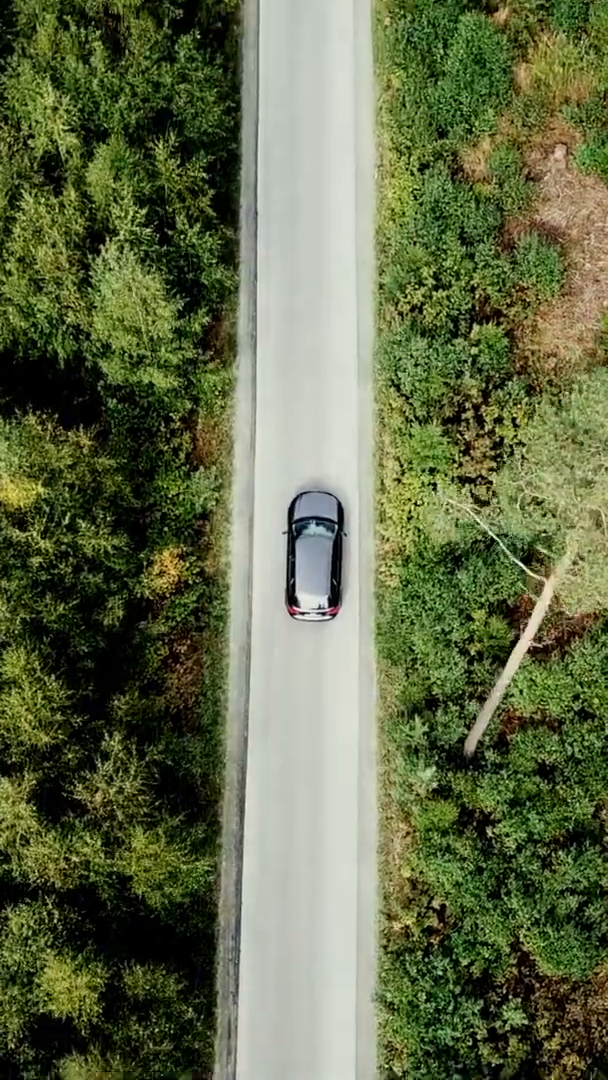
#> input picture frame 23 of videos/car overhead.mp4, 608 x 1080 px
$ python main.py
#> lines starting #> are read from the running program, lines starting #| are printed output that depends on the picture
### motion_orb.py
import cv2
import numpy as np

class ORBRansacMotionEstimator:
    def __init__(self, roi_mask: np.ndarray):
        self.roi_mask = roi_mask

        # ORB: fast binary descriptor
        self.orb = cv2.ORB_create(
            nfeatures=2000,
            scaleFactor=1.2,
            nlevels=8,
            edgeThreshold=31,
            patchSize=31,
            fastThreshold=15
        )

        self.bf = cv2.BFMatcher(cv2.NORM_HAMMING, crossCheck=False)

        self.prev_gray = None
        self.prev_kp = None
        self.prev_des = None

    def reset(self):
        self.prev_gray = None
        self.prev_kp = None
        self.prev_des = None

    def process(self, frame_bgr: np.ndarray):
        gray = cv2.cvtColor(frame_bgr, cv2.COLOR_BGR2GRAY)

        kp, des = self.orb.detectAndCompute(gray, self.roi_mask)

        # First frame init
        if self.prev_gray is None:
            self.prev_gray = gray
            self.prev_kp, self.prev_des = kp, des
            return None

        # If not enough descriptors
        if self.prev_des is None or des is None or len(self.prev_des) < 50 or len(des) < 50:
            self.prev_gray = gray
            self.prev_kp, self.prev_des = kp, des
            return {"valid": False, "num_matches": 0, "inlier_ratio": 0.0}

        # KNN match + ratio test
        knn = self.bf.knnMatch(self.prev_des, des, k=2)
        good = []
        for m, n in knn:
            if m.distance < 0.85 * n.distance:
                good.append(m)

        if len(good) < 50:
            self.prev_gray = gray
            self.prev_kp, self.prev_des = kp, des
            return {"valid": False, "num_matches": len(good), "inlier_ratio": 0.0}

        # Build point arrays
        src_pts = np.float32([self.prev_kp[m.queryIdx].pt for m in good]).reshape(-1, 2)
        dst_pts = np.float32([kp[m.trainIdx].pt for m in good]).reshape(-1, 2)

        # Estimate affine (partial: rotation+translation+scale, no shear) with RANSAC
        M, inliers = cv2.estimateAffinePartial2D(
            src_pts, dst_pts,
            method=cv2.RANSAC,
            ransacReprojThreshold=3.0,
            confidence=0.99,
            maxIters=2000
        )

        if M is None or inliers is None:
            self.prev_gray = gray
            self.prev_kp, self.prev_des = kp, des
            return {"valid": False, "num_matches": len(good), "inlier_ratio": 0.0}

        inlier_count = int(inliers.sum())
        inlier_ratio = float(inlier_count / max(1, len(good)))

        # Translation in pixels (image motion from prev->curr)
        dx_px = float(M[0, 2])
        dy_px = float(M[1, 2])

        # Update prev
        self.prev_gray = gray
        self.prev_kp, self.prev_des = kp, des

        # Quality gate
        valid = (inlier_count >= 40) and (inlier_ratio >= 0.25)

        return {
            "valid": valid,
            "dx_px": dx_px,
            "dy_px": dy_px,
            "num_matches": len(good),
            "inlier_ratio": inlier_ratio,
            "inliers": inlier_count
        }

### geometry.py
# (pixels→meters)
import numpy as np
import math


def intrinsics_from_hfov(width_px: int, height_px: int, hfov_deg: float):
    hfov = math.radians(hfov_deg)
    fx = width_px / (2.0 * math.tan(hfov / 2.0))
    fy = fx  # reasonable default
    cx = width_px / 2.0
    cy = height_px / 2.0
    return fx, fy, cx, cy


def px_to_speed_mps(dx_px: float, dy_px: float, fx: float, fy: float, height_m: float, fps: float):
    # small-angle approximation on ground plane
    dx_m = height_m * (dx_px / fx)
    dy_m = height_m * (dy_px / fy)
    dist_m = math.sqrt(dx_m*dx_m + dy_m*dy_m)
    return dist_m * fps


"""
Assumptions:
-) focal length = 80
- principal point =
    cx = width_image/2 pixels
    cy = height_image/ 2 pixels

"""

### roi.py
# mask creation
import cv2
import numpy as np
from pathlib import Path

VIDEO_PATH = r"videos/car overhead.mp4"
OUT_DIR = Path("outputs")
OUT_DIR.mkdir(parents=True, exist_ok=True)


def make_roi_mask(w: int, h: int) -> np.ndarray:
    """
    Mask design for this clip:
    - Keep a vertical band centered on the road (reduces tree parallax).
    - Exclude a central box where the car is (avoid moving-object flow).
    """
    mask = np.zeros((h, w), dtype=np.uint8)

    # Road band (tuneable):
    x0 = int(0.32 * w)
    x1 = int(0.68 * w)
    mask[:, x0:x1] = 255

    # Exclude car region (center-ish box):
    cx = int(0.50 * w)
    cy = int(0.52 * h)
    box_w = int(0.22 * w)
    box_h = int(0.18 * h)

    x0c = max(0, cx - box_w // 2)
    x1c = min(w, cx + box_w // 2)
    y0c = max(0, cy - box_h // 2)
    y1c = min(h, cy + box_h // 2)

    mask[y0c:y1c, x0c:x1c] = 0
    return mask


# [49 lines left out: functions overlay_mask, get_video_meta, main, not called in this run]


# [2 lines that do not run on import are left out]

### csv_writer.py
# csv_writer.py
import csv
from pathlib import Path

class CsvWriter:
    def __init__(self, out_path, header):
        self.out_path = Path(out_path)
        self.header = list(header)
        self._file = None
        self._writer = None

    def open(self):
        self.out_path.parent.mkdir(parents=True, exist_ok=True)
        self._file = open(self.out_path, "w", newline="", encoding="utf-8")
        self._writer = csv.DictWriter(self._file, fieldnames=self.header)
        self._writer.writeheader()

    def write_row(self, row: dict):
        # Fill missing keys with empty value so LK/ORB can differ safely
        safe_row = {k: row.get(k, "") for k in self.header}
        self._writer.writerow(safe_row)

    # [5 lines left out: function close, not called in this run]

### main.py
import cv2
import numpy as np

from geometry import intrinsics_from_hfov, px_to_speed_mps
from roi import make_roi_mask
from motion_orb import ORBRansacMotionEstimator
from motion_lk import LKMotionEstimator
from csv_writer import CsvWriter

VIDEO_PATH = r"videos/car overhead.mp4"
HFOV_DEG = 80.0
HEIGHT_M = 30.0

# choose here (or later via CLI): "ORB" or "LK"
ESTIMATOR_NAME = "ORB"

BASE_HEADER = ["frame_idx", "t_sec", "ok", "dx_px", "dy_px", "speed_mps"]

ESTIMATORS = {
    "ORB": {
        "cls": ORBRansacMotionEstimator,
        "csv": "outputs/speeds_ORB.csv",
        "extra_header": ["inlier_ratio", "num_matches", "inliers"],  # add more if your ORB returns them
    },
    "LK": {
        "cls": LKMotionEstimator,
        "csv": "outputs/speeds_LK.csv",
        "extra_header": ["num_tracks"],  # LK returns this
    }
}
# for debug
prev_frame_bgr = None
prev_frame_idx = None


def main():
    cfg = ESTIMATORS[ESTIMATOR_NAME]
    out_csv = cfg["csv"]
    header = BASE_HEADER + cfg["extra_header"]

    cap = cv2.VideoCapture(VIDEO_PATH)
    if not cap.isOpened():
        raise RuntimeError(f"Cannot open video: {VIDEO_PATH}")

    fps = cap.get(cv2.CAP_PROP_FPS) or 30.0
    w   = int(cap.get(cv2.CAP_PROP_FRAME_WIDTH))
    h   = int(cap.get(cv2.CAP_PROP_FRAME_HEIGHT))

    # 1) intrinsics
    fx, fy, cx, cy = intrinsics_from_hfov(w, h, HFOV_DEG)
    print("HFOV_DEG = ", HFOV_DEG)
    print("fx = ", fx)
    print("fy = ", fy)
    print("cx = ", cx)
    print("cy = ", cy)

    # 2) preprocessing setup
    roi_mask = make_roi_mask(w, h)

    # 3) estimator object (selected)
    estimator = cfg["cls"](roi_mask)
    estimator.reset()

    # 5) writer init (selected)
    writer = CsvWriter(out_csv, header=header)
    writer.open()

    # 4) loop
    frame_idx = 0
    prev_speed = 0
    while True:
        ret, frame_bgr = cap.read()
#> frame_bgr is the input picture: shape (1080, 608, 3); mean B, G, R 72.8, 106.9, 98.2
        if not ret:
            break

        frame_gray = cv2.cvtColor(frame_bgr, cv2.COLOR_BGR2GRAY)
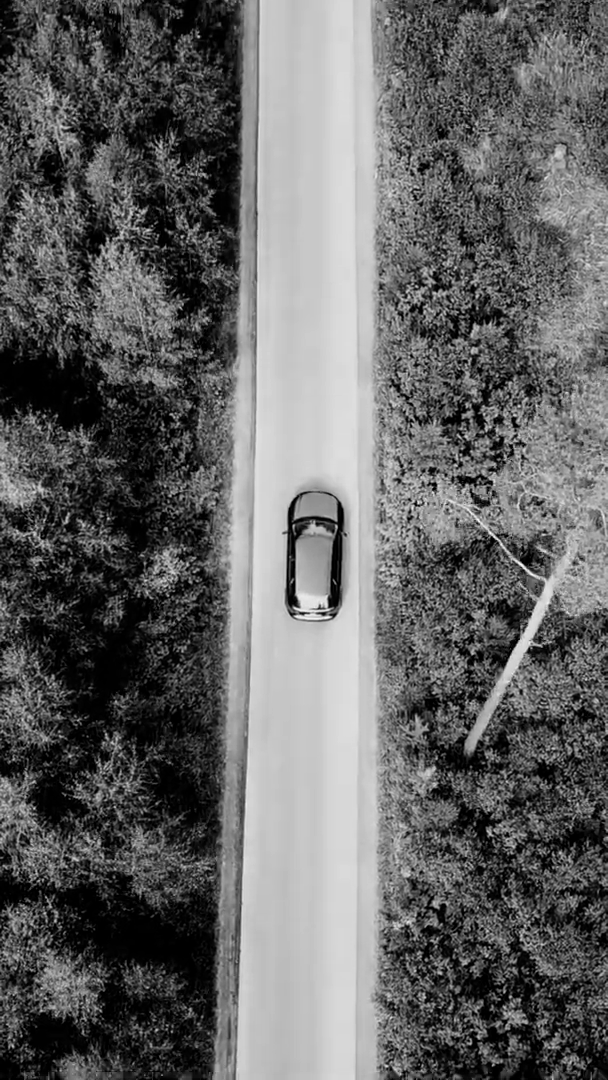
#> frame_gray: shape (1080, 608); min 0, max 249, mean 100.4
        frame_gray_roi = cv2.bitwise_and(frame_gray, frame_gray, mask=roi_mask)
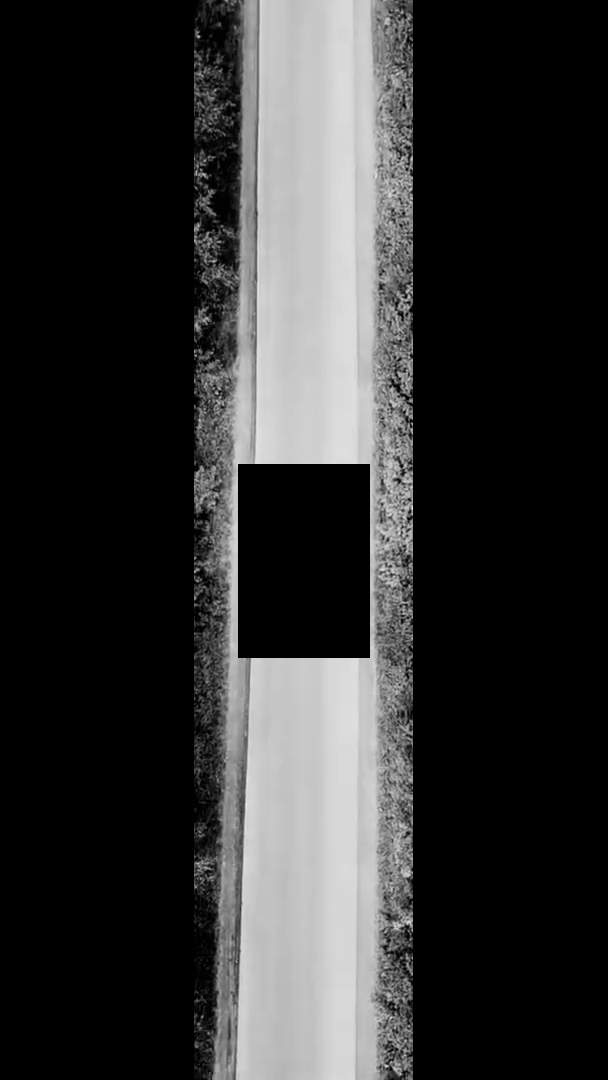
#> frame_gray_roi: shape (1080, 608); min 0, max 234, mean 49.1
        frame_for_est = cv2.cvtColor(frame_gray_roi, cv2.COLOR_GRAY2BGR)

        res = estimator.process(frame_for_est)  # dict or None
#> in process, `kp, des = self.orb.detectAndCompute(gray, self.roi_mask)`: kp = 2000 keypoints; strongest (x, y, size): (411, 401, 31), (409, 499, 31), (409, 529, 31), (410, 924, 37.2)
#> in process, `self.prev_kp, self.prev_des = kp, des`: self.prev_kp has the same summary as kp

        ok = False
        dx_px = dy_px = 0.0

        if res is not None:
            ok = bool(res.get("valid", True))  # ORB has 'valid', LK doesn't
            dx_px = float(res.get("dx_px", 0.0))
            dy_px = float(res.get("dy_px", 0.0))

        speed_mps = 0.0
        if ok:
            speed_mps = px_to_speed_mps(dx_px, dy_px, fx, fy, HEIGHT_M, fps)
        # ---------- DEBUG SNAPSHOT ----------
        # if ok and speed_mps == 0.0 and prev_frame_bgr is not None:
        #     cv2.imwrite(f"frames/drop_{frame_idx}_prev.png", prev_frame_bgr)
        #     cv2.imwrite(f"frames/drop_{frame_idx}_curr.png", frame_bgr)
        # -----------------------------------

        t_sec = frame_idx / fps
        # POLICY - for duplicate frames, keep the previous speed.
        if speed_mps < 1 and frame_idx > 1:
            speed_mps = prev_speed
        # build a stable row schema
        row = {
            "frame_idx": frame_idx,
            "t_sec": t_sec,
            "ok": int(ok),
            "dx_px": dx_px,
            "dy_px": dy_px,
            "speed_mps": speed_mps,
        }

        # merge estimator-specific fields (safe even if different)
        if isinstance(res, dict):
            row.update(res)

        writer.write_row(row)

        # update previous frame AFTER everything
        prev_frame_bgr = frame_bgr.copy()
        prev_frame_idx = frame_idx
        prev_speed = speed_mps
        frame_idx += 1

    writer.close()
    cap.release()


if __name__ == "__main__":
    main()

$ run again, starting later in the video
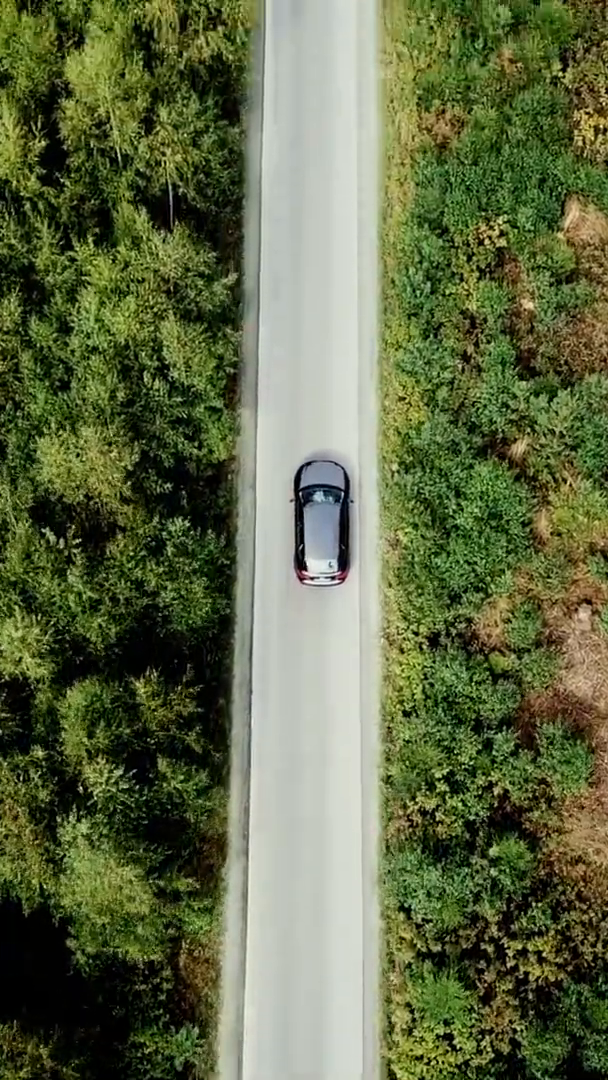
#> input picture frame 106 of videos/car overhead.mp4, 608 x 1080 px
#> in main, frame_bgr is the input picture: shape (1080, 608, 3); mean B, G, R 70.5, 105.7, 96.5
#> in main, `frame_gray = cv2.cvtColor(frame_bgr, cv2.COLOR_BGR2GRAY)`:
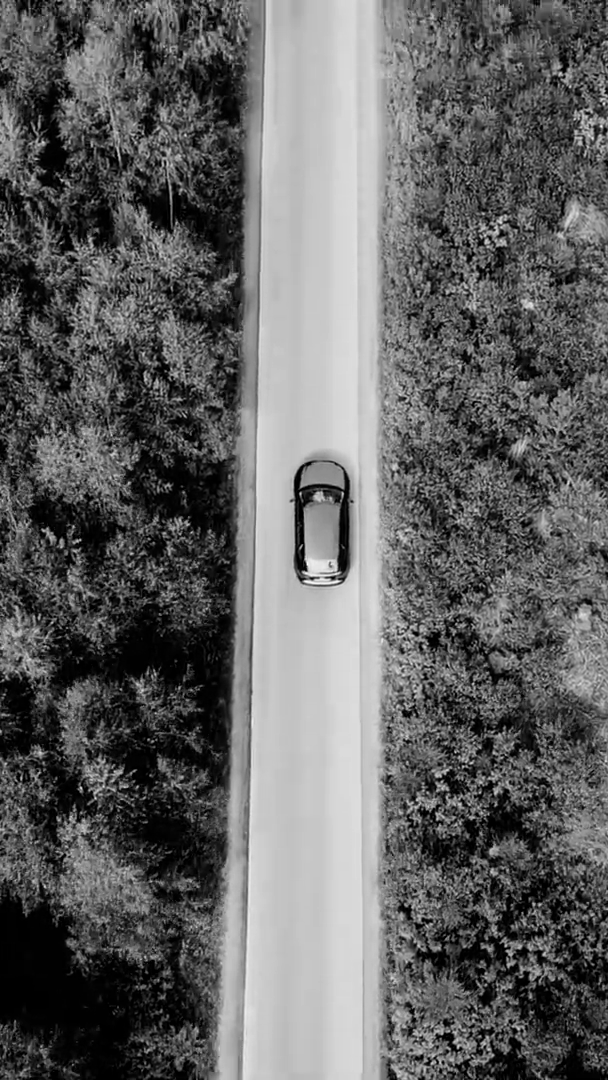
#> frame_gray: shape (1080, 608); min 0, max 255, mean 99
#> in main, `frame_gray_roi = cv2.bitwise_and(frame_gray, frame_gray, mask=roi_mask)`:
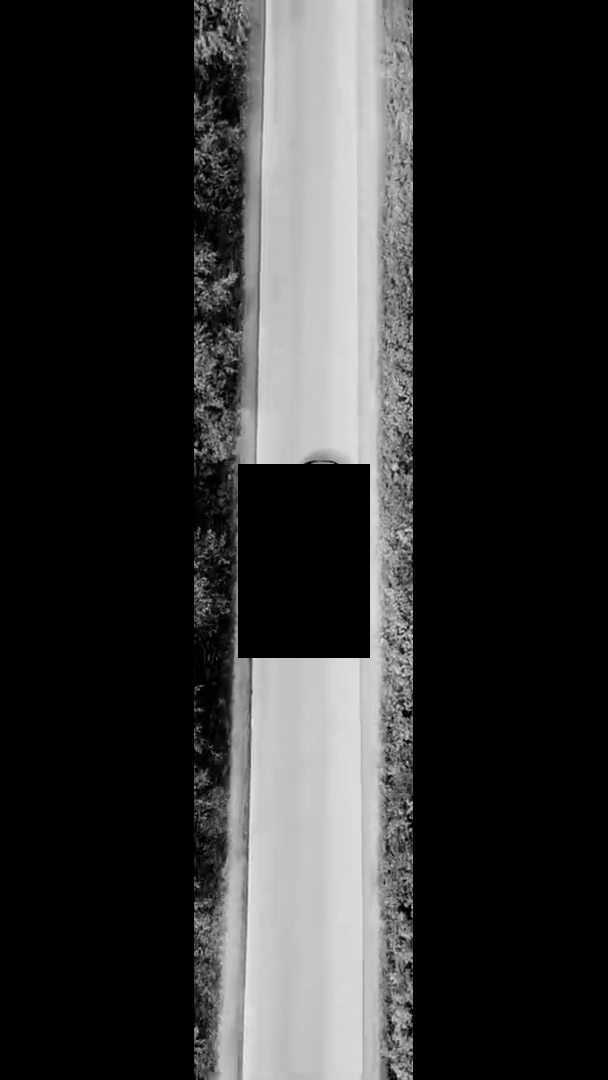
#> frame_gray_roi: shape (1080, 608); min 0, max 237, mean 48.6
#> kp = 2000 keypoints; strongest (x, y, size): (409, 403, 31), (410, 530, 31), (411, 626, 31), (253, 658, 31)
#> self.prev_kp has the same summary as kp

$ run again, starting later in the video
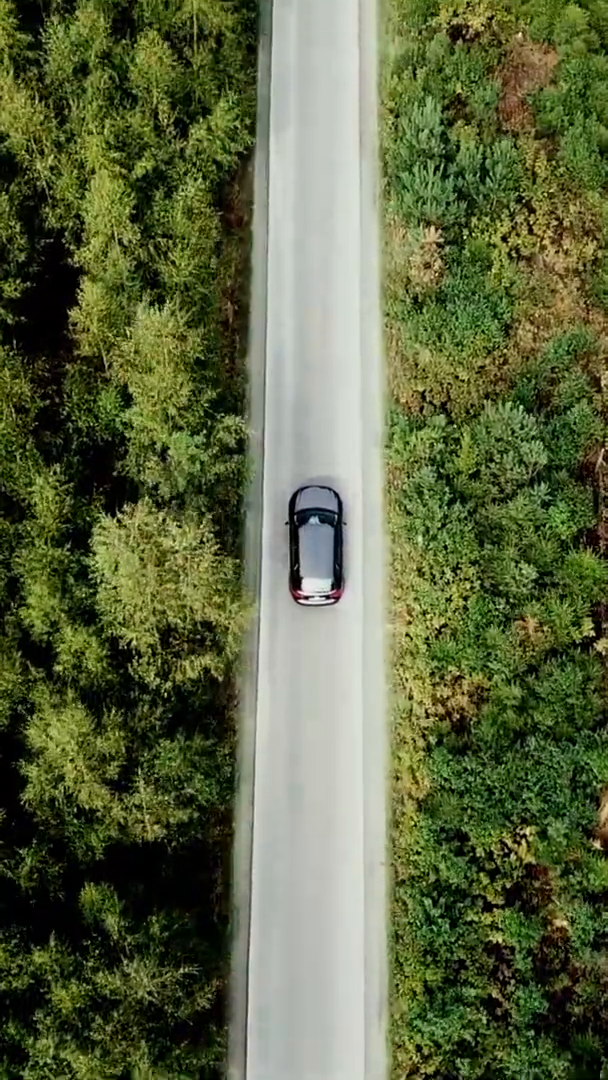
#> input picture frame 189 of videos/car overhead.mp4, 608 x 1080 px
#> in main, frame_bgr is the input picture: shape (1080, 608, 3); mean B, G, R 66.1, 101.7, 92.9
#> in main, `frame_gray = cv2.cvtColor(frame_bgr, cv2.COLOR_BGR2GRAY)`:
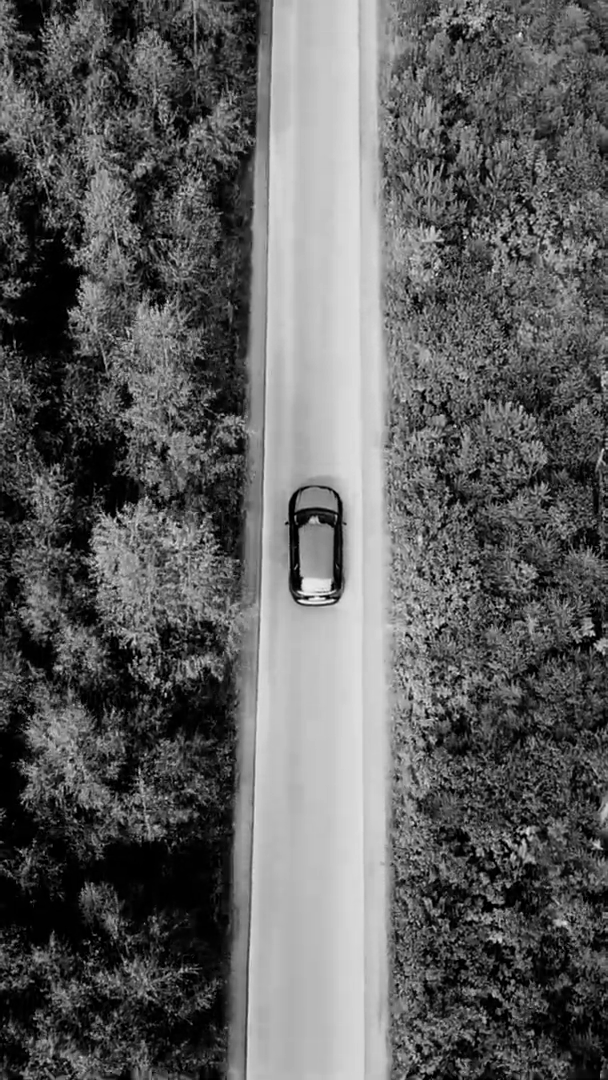
#> frame_gray: shape (1080, 608); min 0, max 255, mean 95
#> in main, `frame_gray_roi = cv2.bitwise_and(frame_gray, frame_gray, mask=roi_mask)`:
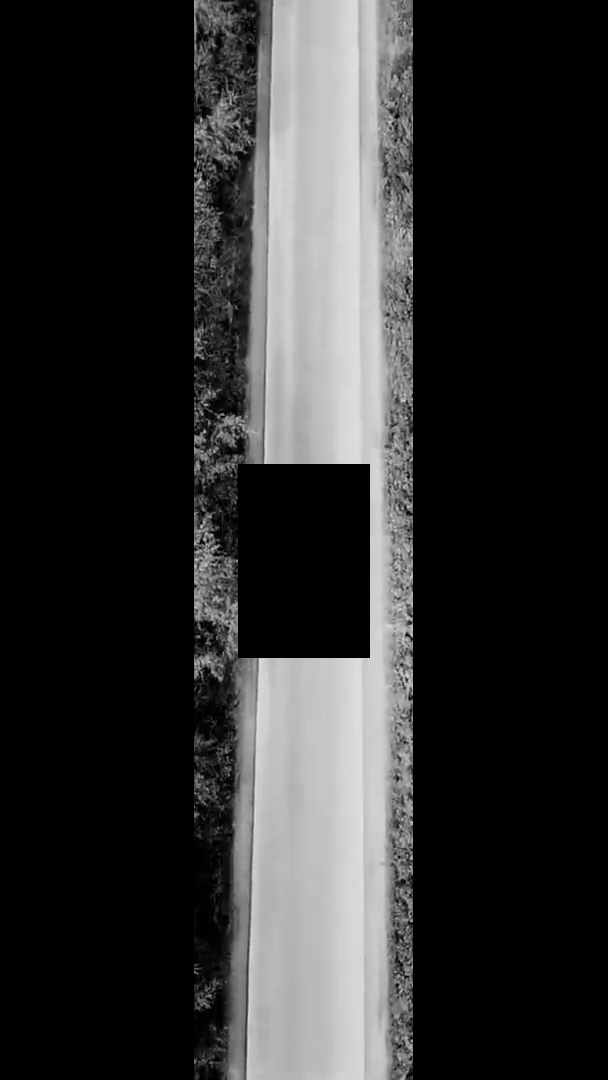
#> frame_gray_roi: shape (1080, 608); min 0, max 226, mean 46.3
#> kp = 2000 keypoints; strongest (x, y, size): (409, 622, 31), (406, 635, 31), (411, 625, 31), (203, 542, 31)
#> self.prev_kp has the same summary as kp
